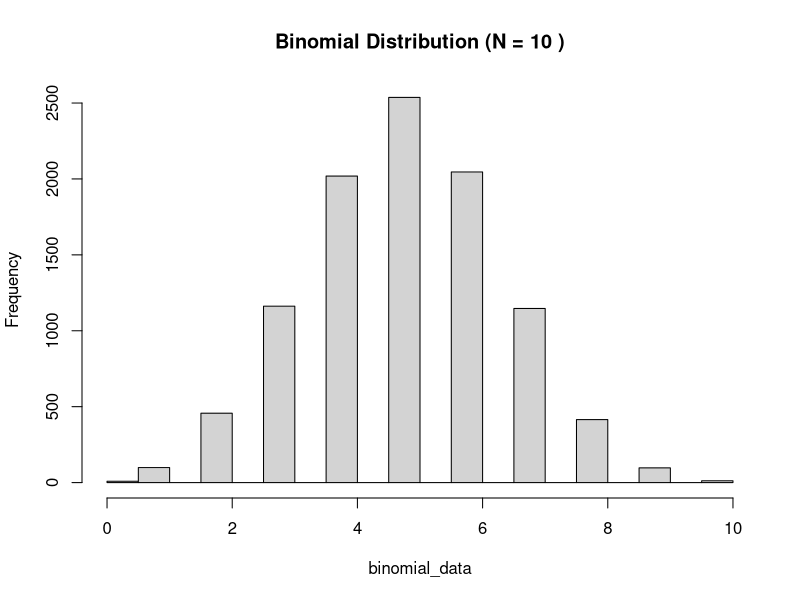
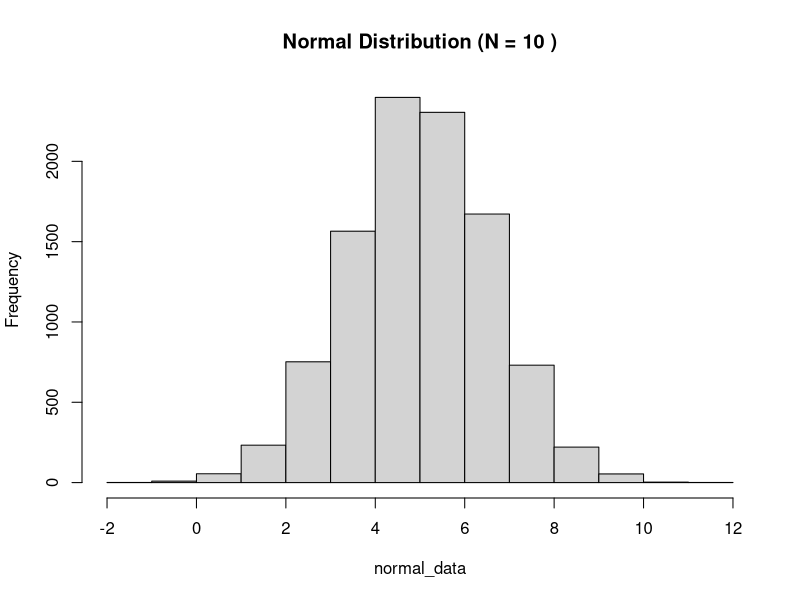
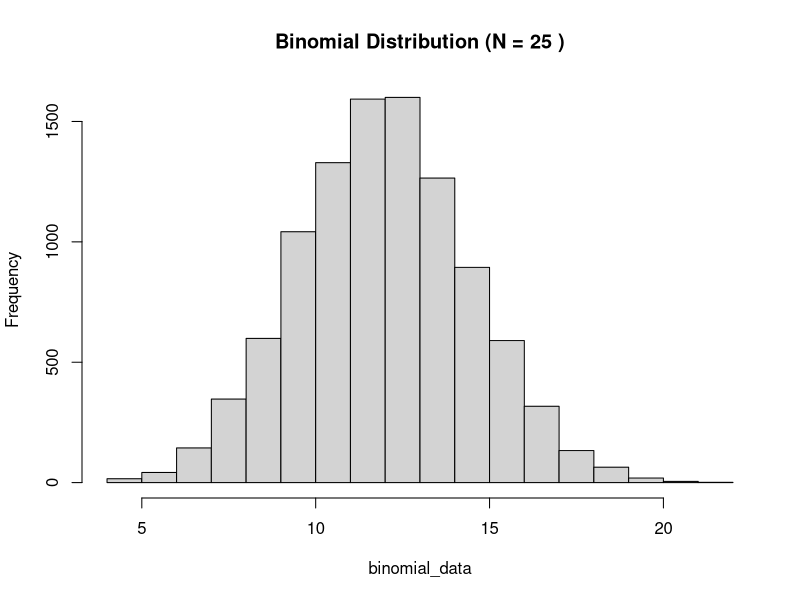
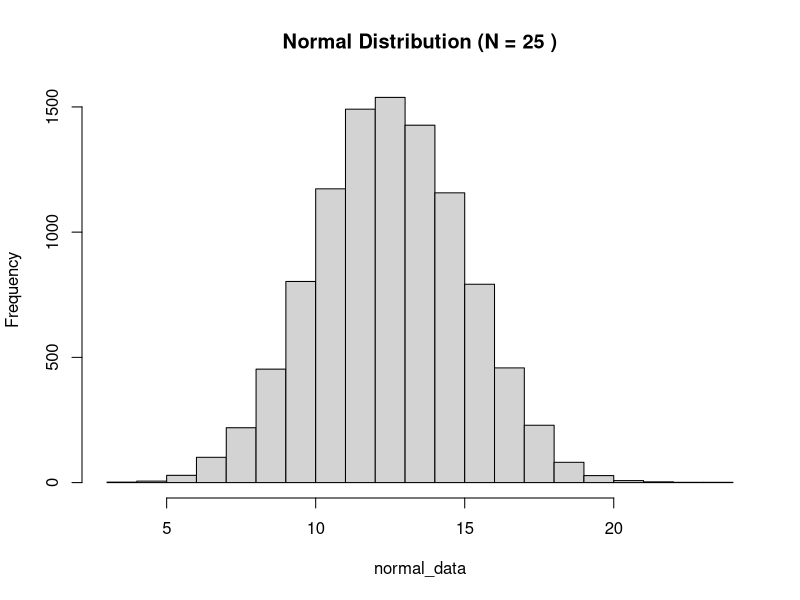
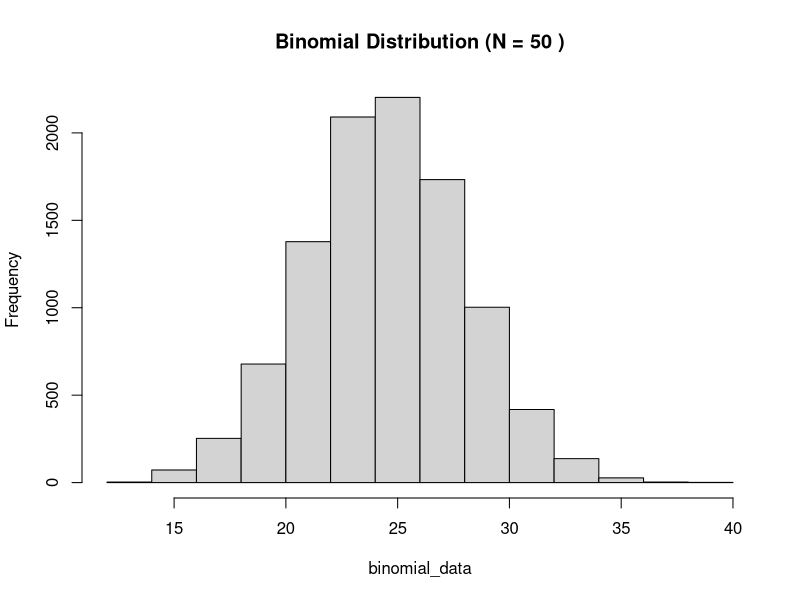
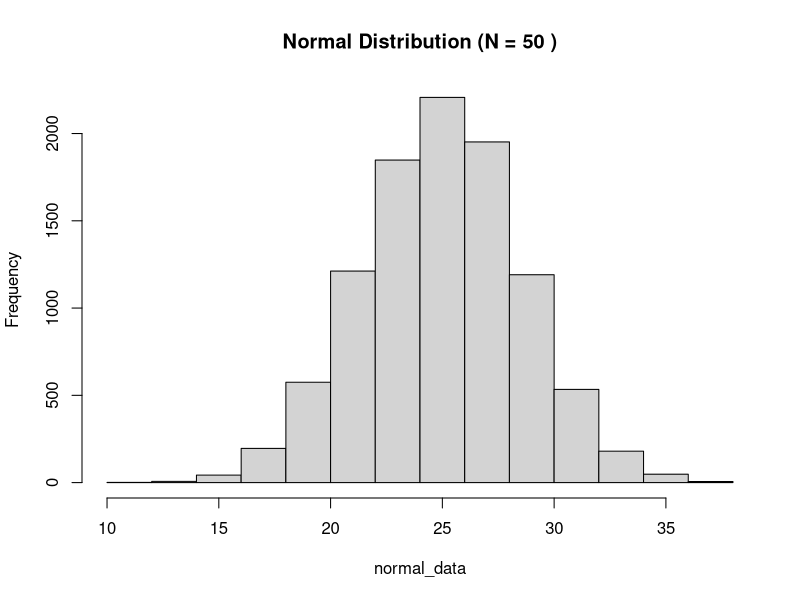
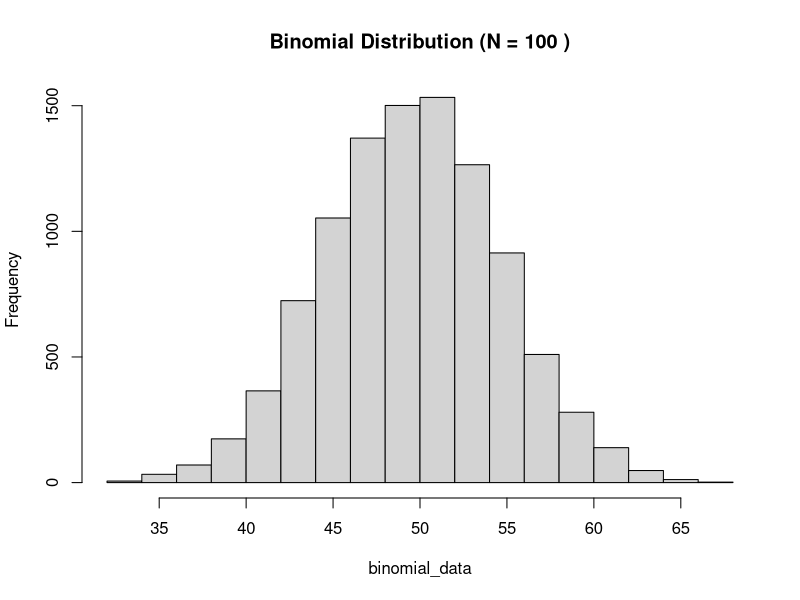
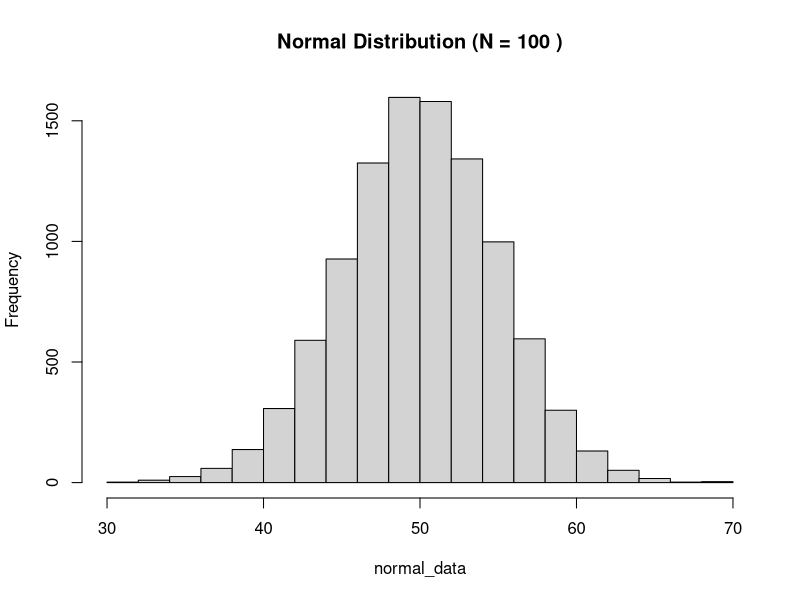

Write R code to recreate these figures, in order.
## ---- chunk 1

rm(list = ls())
cat("\014")


# Set a seed for reproducibility
set.seed(123)

# Number of observations in each sample
n_values <- c(10, 25, 50, 100, 250, 500, 1000)

# Generate random samples from Binomial distribution for different N values
for (n in n_values) {
  binomial_data <- rbinom(10000, size = n, prob = 0.5)
  
  # Create histogram using hist() function
  hist(binomial_data, main = paste("Binomial Distribution (N =", n,")"))
  
    # Save the plot as a PNG file
  png(filename = paste("binomial_", n, ".png", sep = ""))
  dev.off()

# Generate random samples from Normal distribution for different N values
  normal_data <- rnorm(10000, mean = n * 0.5, sd = sqrt(n * 0.25))
  
  # Create histogram using hist() function
  hist(normal_data, main = paste("Normal Distribution (N =", n, ")"))
  
   # Save the plot as a PNG file
  png(filename = paste("normal_", n, ".png", sep = ""))
  dev.off()
 }

